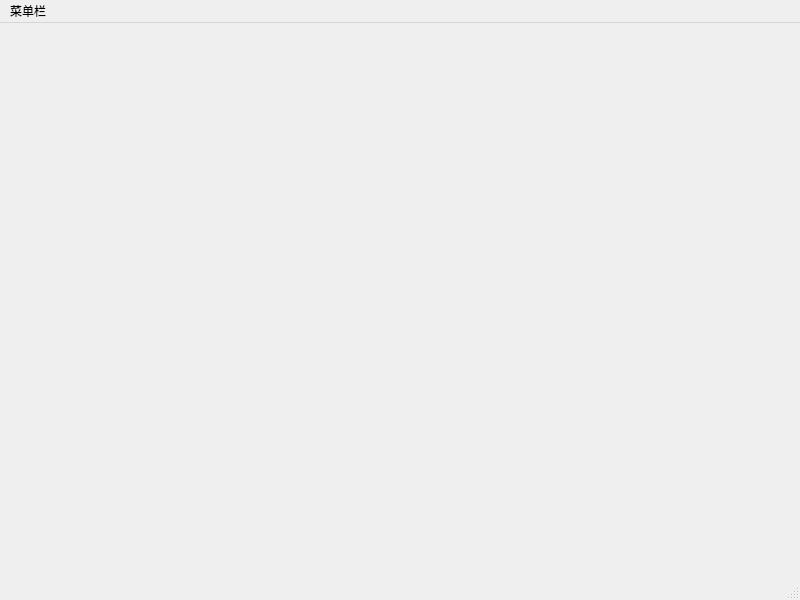
<?xml version="1.0" encoding="UTF-8"?>
<ui version="4.0">
 <class>MainWindow</class>
 <widget class="QMainWindow" name="MainWindow">
  <property name="geometry">
   <rect>
    <x>0</x>
    <y>0</y>
    <width>800</width>
    <height>600</height>
   </rect>
  </property>
  <property name="windowTitle">
   <string>MainWindow</string>
  </property>
  <widget class="QWidget" name="centralwidget"/>
  <widget class="QMenuBar" name="menubar">
   <property name="geometry">
    <rect>
     <x>0</x>
     <y>0</y>
     <width>800</width>
     <height>23</height>
    </rect>
   </property>
   <property name="font">
    <font>
     <pointsize>9</pointsize>
    </font>
   </property>
   <widget class="QMenu" name="menu">
    <property name="font">
     <font>
      <pointsize>9</pointsize>
     </font>
    </property>
    <property name="title">
     <string>菜单栏</string>
    </property>
    <addaction name="action_print"/>
    <addaction name="separator"/>
    <addaction name="action_quit"/>
   </widget>
   <addaction name="menu"/>
  </widget>
  <widget class="QStatusBar" name="statusbar"/>
  <action name="action_quit">
   <property name="text">
    <string>退出</string>
   </property>
  </action>
  <action name="action_print">
   <property name="text">
    <string>print</string>
   </property>
   <property name="shortcut">
    <string>Ctrl+S</string>
   </property>
  </action>
 </widget>
 <resources/>
 <connections/>
</ui>
